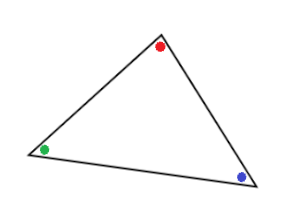
#> input picture 57801071-find-rotational-shift-between-two-images/pos_7_9.png, 302 x 215 px
$ python find_rotational_shift_between_two_images.py
#> lines starting #> are read from the running program, lines starting #| are printed output that depends on the picture; after the words box and inside, x2 and y2 are one past the last pixel; in counts of white or black regions, pixels touching at a corner belong together; long printed decimals are rounded
#> further down, image1 is the input picture: shape (215, 302, 3); mean B, G, R 250.4, 250.3, 250.4
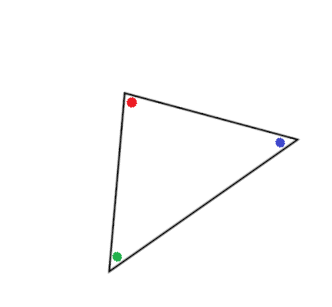
#> input picture 57801071-find-rotational-shift-between-two-images/neg_35.png, 332 x 307 px
#> further down, image2 is the input picture: shape (307, 332, 3); mean B, G, R 252, 252, 252.1
import cv2
import numpy as np

def rotational_shift(image1, image2):
    def compute_angle(image):
        # Convert to grayscale, invert, and Otsu's threshold
        gray = cv2.cvtColor(image, cv2.COLOR_BGR2GRAY)
        gray = 255 - gray
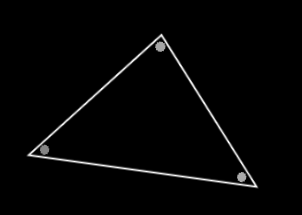
#> gray: shape (215, 302); min 0, max 255, mean 4.7
        thresh = cv2.threshold(gray, 0, 255, cv2.THRESH_BINARY + cv2.THRESH_OTSU)[1]
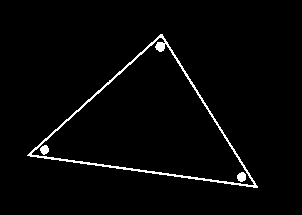
#> thresh: shape (215, 302); 2.4% white in thin lines or dots, all inside (x1, y1, x2, y2) = (27, 34, 258, 188)

        # Find coordinates of all pixel values greater than zero
        # then compute minimum rotated bounding box of all coordinates
        coords = np.column_stack(np.where(thresh > 0))
#> coords = 1544 pairs, first value 34 to 187, second value 27 to 257
        angle = cv2.minAreaRect(coords)[-1]
#> angle = -7.91

        # The cv2.minAreaRect() function returns values in the range
        # [-90, 0) so need to correct angle
        if angle < -45:
            angle = -(90 + angle)
        else:
            angle = -angle
#> angle = 7.91

        # Rotate image to horizontal position
        (h, w) = image.shape[:2]
#> h = 215; w = 302
        center = (w // 2, h // 2)
#> center = (151, 107)
        M = cv2.getRotationMatrix2D(center, angle, 1.0)
#> M = [[0.99, 0.138, -13.28], [-0.138, 0.99, 21.79]]
        rotated = cv2.warpAffine(image, M, (w, h), flags=cv2.INTER_CUBIC, \
                  borderMode=cv2.BORDER_REPLICATE)
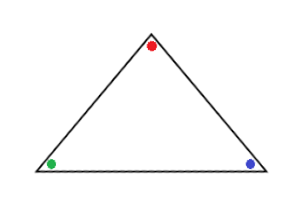
#> rotated: shape (215, 302, 3); mean B, G, R 250.3, 250.3, 250.4

        return (angle, rotated)

    angle1, rotated1 = compute_angle(image1)
#> angle1 = 7.91
    angle2, rotated2 = compute_angle(image2)
#> in compute_angle (call 2), `gray = 255 - gray`:
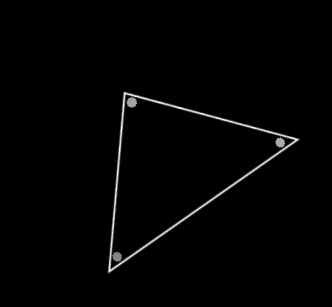
#> gray: shape (307, 332); min 0, max 255, mean 3
#> in compute_angle (call 2), `thresh = cv2.threshold(gray, 0, 255, cv2.THRESH_BINARY + cv2.THRESH_OT..`:
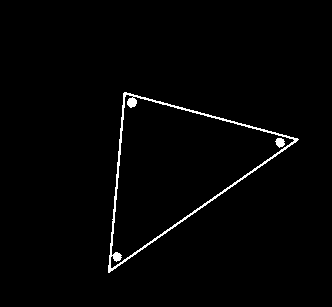
#> thresh: shape (307, 332); 1.5% white in thin lines or dots, all inside (x1, y1, x2, y2) = (108, 92, 299, 273)
#> in compute_angle (call 2), `coords = np.column_stack(np.where(thresh > 0))`: coords = 1559 pairs, first value 92 to 272, second value 108 to 298
#> in compute_angle (call 2), `angle = cv2.minAreaRect(coords)[-1]`: angle = -55.01
#> in compute_angle (call 2), `angle = -(90 + angle)`: angle = -34.99
#> in compute_angle (call 2), `M = cv2.getRotationMatrix2D(center, angle, 1.0)`: M = [[0.819, -0.573, 117.7], [0.573, 0.819, -67.54]]
#> in compute_angle (call 2), `rotated = cv2.warpAffine(image, M, (w, h), flags=cv2.INTER_CUBIC, \ bo..`:
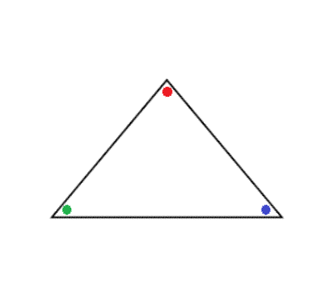
#> rotated: shape (307, 332, 3); mean B, G, R 252, 252, 252
#> angle2 = -34.99

    # Both angles are positive
    if angle1 >= 0 and angle2 >= 0:
        difference_angle = abs(angle1 - angle2)
    # One positive, one negative
    elif (angle1 < 0 and angle2 > 0) or (angle1 > 0 and angle2 < 0):
        difference_angle = abs(angle1) + abs(angle2)
#> difference_angle = 42.9
    # Both negative
    elif angle1 < 0 and angle2 < 0:
        angle1 = abs(angle1)
        angle2 = abs(angle2)
        difference_angle = max(angle1, angle2) - min(angle1, angle2)

    return (difference_angle, rotated1, rotated2)

if __name__ == '__main__':
    image1 = cv2.imread('pos_7_9.png')
    image2 = cv2.imread('neg_35.png')

    angle, rotated1, rotated2 = rotational_shift(image1, image2)
#> angle = 42.9
    print(angle)
#| 42.899
